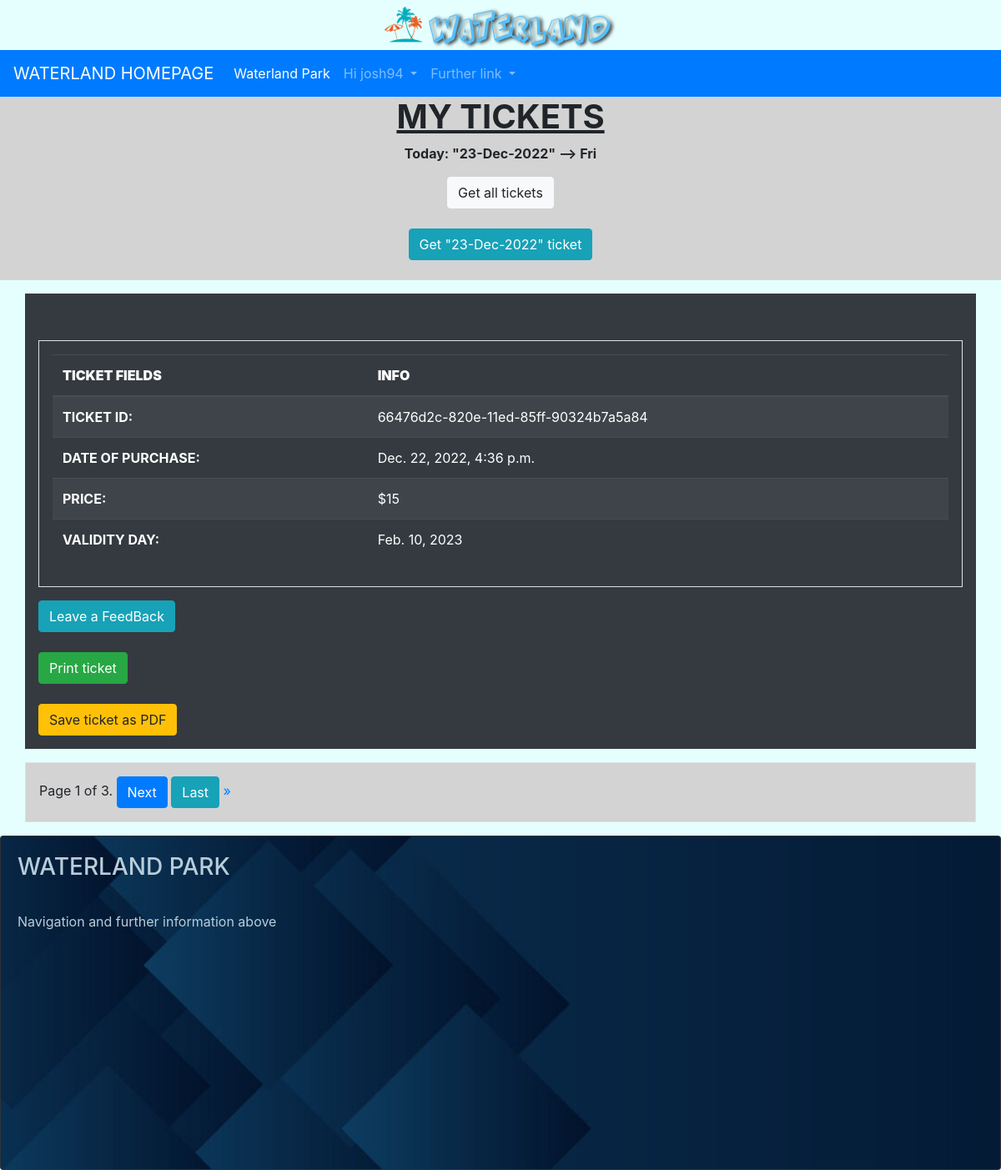
The page /waterpark/tickets&seasonpass/my_tickets/ (signed in) on the database its author committed.
### userpark/models.py (models this page shows, shortened)
class User(AbstractUser):
    GENDER_CHOICES = (
        ('M', 'Male'),
        ('F', 'Female'),
    )
    gender = models.CharField(max_length=1, choices=GENDER_CHOICES, help_text="Are you male or female?", null=True, default=None)
    birth_date = models.DateField(help_text="Place your birthday here", null=True,
                                  validators=[MaxValueValidator(limit_value=date.today()-timedelta(days=(365*7))),
                                              MinValueValidator(limit_value=date.today()-timedelta(days=(365*100)))], default=None)
    staff_assigned_code = models.CharField(max_length=5, help_text="Place your staff code here", null=True, unique=True, default=None)
    is_staff_member = models.BooleanField(default=False)
    propic = models.ImageField(upload_to=media_directory_path, blank=True, null=True,
                               default=None, help_text='Add your profile picture here', verbose_name='Picture Profile')
    slug = models.SlugField(null=False, unique=True)  # max length disabled

### waterpark/models.py (models this page shows, shortened)
class Tiket(models.Model):
    customer = models.ForeignKey(myUser, on_delete=models.SET_NULL, null=True)    # ForeignKey many to one
    tiket_slug = models.SlugField(null=False, unique=True)            # Slug reference used for each tiket created
    date_of_purchase = models.DateTimeField(default=timezone.now, null=False, blank=False)
    validity_day = models.DateField(help_text="Choose the day you will come to Waterland", null=False,
                                    validators=[MinValueValidator(limit_value=date.today), MaxValueValidator(limit_value=date.today()+timedelta(days=365))],
                                    default=date.today, blank=False, verbose_name='Entry Waterland date')
    cost = models.IntegerField(default=15, null=False, blank=False)
    class Meta:
        verbose_name_plural = 'Tickets'

### waterpark/views.py (the view)
# urls.py: path('tickets&seasonpass/my_tickets/', CustomerTiketListView.as_view(), name='customer-tiket-list'),
class CustomerTiketListView(LoginRequiredMixin, CustomerRequiredMixin, ListView):
    model = Tiket
    template_name = 'waterpark/customer/tikets/my_tiket_list.html'
    context_object_name = "tiket_list"  # default is object_list
    paginate_by = 1
    login_url = 'userpark:login'  # Redirect Login needed
    redirect_field_name = 'redirect_to'
    def get_queryset(self):
        queryset = Tiket.objects.filter(customer=self.request.user).order_by('-validity_day').values()   # DESC date, default ASC
        return queryset

### waterlandmixins/mixins.py (called while the page is built)
    def dispatch(self, request, *args, **kwargs):
        if not request.user.is_staff_member:
            return super().dispatch(request, *args, **kwargs)
        else:
            raise PermissionDenied

### waterpark/templates/waterpark/customer/tikets/my_tiket_list.html (shortened to what this page needs)
{% extends 'navbase.html' %}
{% load static %}
{% block bodybase %}
    <div class="text-center" style="background-color: lightgray">
        <h1><strong><u>MY TICKETS</u></strong></h1>
        <p><strong>Today: "{% now 'd-M-Y' %}" --> {% now 'D' %}</strong></p>
        <a href="{% url 'waterpark:customer-tiket-list' %}"><button type="button" class="btn btn-light">Get all tickets</button></a><br><br>
        <a href="{% url 'waterpark:customer-tiket-list-today' %}"><button type="button" class="btn btn-info">Get "{% now 'd-M-Y' %}" ticket</button></a><br><br>
    </div>
    <div class="container p-3 my-3 bg-dark text-white">
    {% for tiket in tiket_list %}
        <br>
        <div class="container p-3 my-3 border" id="printArea">
        <table class="table table-striped table-dark">
          <thead>
            <tr>
                <th scope="col"><strong>TICKET FIELDS</strong></th>
              <th scope="col"><strong>INFO</strong></th>
            </tr>
          </thead>
        <tbody>
            <tr>
            <th scope="row">TICKET ID:</th>
             <td>{{ tiket.tiket_slug }}</td>
            </tr>
            <tr>
            <th scope="row">DATE OF PURCHASE:</th>
             <td>{{ tiket.date_of_purchase }}</td>
            </tr>
            <tr>
            <th scope="row">PRICE:</th>
             <td>${{ tiket.cost }}</td>
            </tr>
            <tr>
            <th scope="row">VALIDITY DAY:</th>
             <td>{{ tiket.validity_day }}</td>
            </tr>
         </tbody>
        </table>
        </div>
        <a href="{% url 'reviewpark:leave-feedback' %}"><button type="button" class="btn btn-info">Leave a FeedBack</button></a><br><br>
        <button type="button" class="btn btn-success" onclick="printDiv()">Print ticket</button><br><br>
        <button type="button" class="btn btn-warning" onclick="saveDiv()">Save ticket as PDF</button>
        <br>
    {% empty %}
        <div class="text-center">
            <h2><strong><u>NO TICKETS YET</u></strong></h2>
        </div>
    {% endfor %}
    </div>
    <div class="container p-3 my-3 border" style="background-color: lightgray">
        <div class="pagination">
        <span class="step-links">
            <span class="current">
                Page {{ page_obj.number }} of {{ page_obj.paginator.num_pages }}.
            </span>
            {% if page_obj.has_next %}
                <a href="?page={{ page_obj.next_page_number }}"><button type="button" class="btn btn-primary">Next</button></a>
                <a href="?page={{ page_obj.paginator.num_pages }}"><button type="button" class="btn btn-info">Last</button> &raquo;</a>
            {% endif %}
        </span>
        </div>
    </div>
{% endblock %}

### templates/navbase.html (shortened to what this page needs)
{% extends 'base.html' %}
{% load static %}
{% block head %}
    <nav class="navbar navbar-expand-lg navbar navbar-dark bg-primary">
      <a class="navbar-brand" href="{% url 'home' %}">WATERLAND HOMEPAGE</a>
      <div class="collapse navbar-collapse" id="navbarNavDropdown">
        <ul class="navbar-nav">
          <li class="nav-item active">
            <a class="nav-link" href="{% url 'waterland-park-info-showcase' %}">Waterland Park <span class="sr-only">(current)</span></a>
          </li>
          {% if user.is_authenticated %}
              {% if user.is_staff_member %}
                <li class="nav-item dropdown">
                <a class="nav-link dropdown-toggle" href="#" id="navbarDropdownMenuLink" role="button" data-toggle="dropdown" aria-expanded="false">
                Staff {{ user.username }}
                </a>
                <div class="dropdown-menu" aria-labelledby="navbarDropdownMenuLink">
                <a class="dropdown-item" href="{% url 'userpark:user-profile' %}">Profile</a>
                <a class="dropdown-item" href="{% url 'waterpark:staff-manage-tiket-main' %}">History management Ticket</a>
                <a class="dropdown-item" href="{% url 'waterpark:staff-search-tiket-for-user' %}">Detail Ticket</a>
                <a class="dropdown-item" href="{% url 'waterpark:staff-manage-seasonpass-main' %}">History management SeasonPass</a>
                <a class="dropdown-item" href="{% url 'waterpark:staff-search-seasonpass-for-user' %}">Detail SeasonPass</a>
                <a class="dropdown-item" href="{% url 'reviewpark:faq-staff-list' %}">Answer to FAQ</a>
                <a class="dropdown-item" href="{% url 'userpark:logout' %}">Logout</a>
                </div>
                </li>
            {% else %}
            <li class="nav-item dropdown">
            <a class="nav-link dropdown-toggle" href="#" id="navbarDropdownMenuLink" role="button" data-toggle="dropdown" aria-expanded="false">
             Hi {{ user.username }}
            </a>
          </li>
          {% endif %}
          {% endif %}
          <li class="nav-item dropdown">
            <a class="nav-link dropdown-toggle" href="#" id="navbarDropdownMenuLink" role="button" data-toggle="dropdown" aria-expanded="false">
              Further link
            </a>
          </li>
        </ul>
      </div>
    </nav>
{% endblock %}
{% block body %}
    {% block bodybase %}{% endblock %}
        <footer>
            <div class="card bg-dark text-white">
              <img src="{% static 'img/footer.jpg' %}" class="card-img" alt="footerimg">
              <div class="card-img-overlay">
                <h3 class="card-title" style="color:#b8cdda ; ">WATERLAND PARK</h3>
                  <br>
                <p class="card-text" style="color:#b8cdda ; ">Navigation and further information above</p>
              </div>
            </div>
        </footer>
{% endblock %}

### rows shown on the page
User: username "josh94"
Tiket: tiket_slug "66476d2c-820e-11ed-85ff-90324b7a5a84", date_of_purchase "Dec. 22, 2022, 4:36 p.m.", cost "15", validity_day "Feb. 10, 2023"

### other values the page prints
{{ page_obj.number }} "1"
{{ page_obj.paginator.num_pages }} "3"
